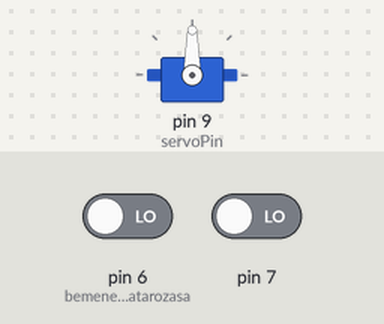
Bench run of a sketch on a simulated Arduino Uno, built with avr-gcc and run on an emulated ATmega328P. On the bench: servo. The inputs (shaded band) are chosen by the test bench; at power-on: pin 6 (bemenetek_maghatarozasa) LOW, pin 7 LOW.

Above: at 1.2 s.
1.3 s: pin 6 (bemenetek_maghatarozasa) driven HIGH
At 2.1 s:
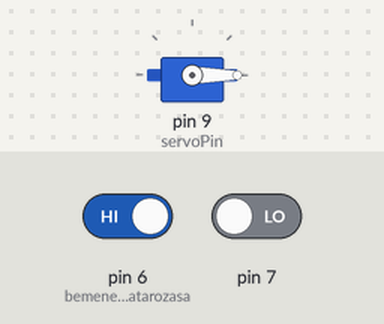
2.8 s: pin 7 driven HIGH
At 3.2 s:
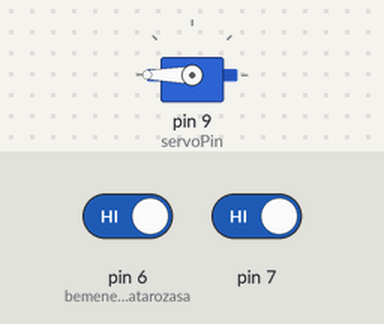
4.3 s: pin 7 driven LOW
At 5.5 s:
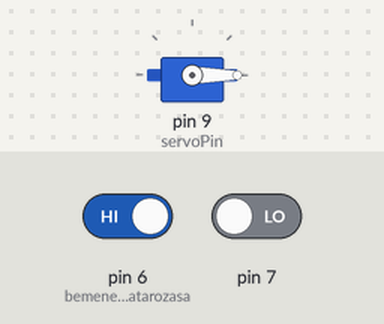
5.8 s: pin 6 (bemenetek_maghatarozasa) driven LOW
At 6.7 s:
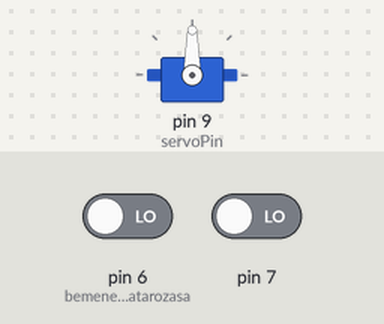
Timing chart, 0 to 8.3 s (numbered marks = the images above; inputs shaded):
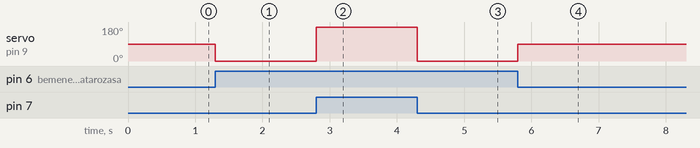

Measured:
- after the input at 1.3 s, servo on pin 9 (servoPin): 90° → 0° at once
- after the input at 2.8 s, servo on pin 9 (servoPin): 0° → 180° at once
- after the input at 4.3 s, servo on pin 9 (servoPin): 180° → 0° at once
- after the input at 5.8 s, servo on pin 9 (servoPin): 0° → 90° at once

The sketch:

vizipok_kormanylapatja.ino
```cpp
#include <Servo.h> //a servo könyvtár betöltése
int servoPin = 9;//változó rendelése a 9-es kimenethez

Servo servo; //a servo könyvtárba létrehoz egy servo nevű változót
int angle = 90; // szervó pozíció változója és értékadása


void setup(){
{
servo.attach(servoPin); //servó vezérlőszál összerendelése a digitális kimenetünkkel
}

pinMode(6,INPUT); //bemenetek maghatarozasa
pinMode(7,INPUT);
}

void loop(){

int ertek= 0;// bealitja az ertek valtozot
if (digitalRead(6) == HIGH)// figyeli a 6-os bemenetet

{
  ertek= 1;
  angle = 0;// ha igaz beallitja a servo valtozot 0 fokra
}
if(digitalRead(7) == HIGH)// figyeli a 7-es bemenetet
{
  ertek= 2;
  angle = 180;// ha igaz beallitja a servo valtozot 180 fokra
}
switch (ertek){ //itt pedig összehasonlítja azt esetválasztókkal
case 1: // ha a 6-os bemenet aktiv
servo.write(angle); //a servo beall 0 fokra
break;
case 2: // ha a 7-es bemenet aktiv
servo.write(angle); //a servo beall 180 fokra
break;
default: // végrehajtódik ha egyik eset sem igaz
angle = 90;
servo.write(angle); //a servo beall 90 fokra
}

}
```
